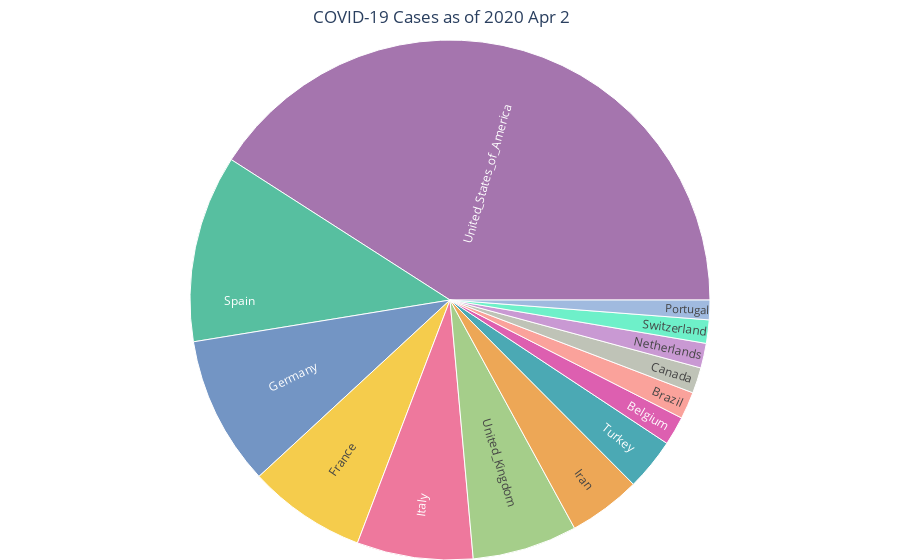

The notebook cell saved with this chart:
### Code cell
import plotly.express as px
from plotly.subplots import make_subplots

fig = make_subplots(rows=1, cols=2)

fig=(px.sunburst(df, path=['countriesAndTerritories'], values='cases', color_discrete_sequence=px.colors.qualitative.Bold))
fig.update_traces(insidetextorientation='radial')
fig.update_traces(customdata=df['casePercent'],hovertemplate="<b>%{label} </b> <br> # of Cases: %{value}<br> Percentage of total: %{customdata:.2f}%")
fig.update_layout(title={
        'text': "COVID-19 Cases as of 2020 Apr 2",
        'y':0.98,
        'x':0.49,
        'xanchor': 'center',
        'yanchor': 'top'})
fig.update_layout(margin = dict(t=40, l=0, r=0, b=0))
fig.show(renderer='plotly_mimetype')

### Figure 1 — Plotly figure (JSON) as saved in the notebook; plotly's stock layout.template omitted (floating-point values rounded to 4 significant figures)
{"data": [{"branchvalues": "total", "customdata": [1.542, 1.451, 1.373, 6.303, 7.982, 3.873, 6.2, 1.321, 1.048, 10.01, 1.247, 2.785, 5.606, 35.14], "domain": {"x": [0, 1], "y": [0, 1]}, "hoverlabel": {"namelength": 0}, "hovertemplate": "<b>%{label} </b> <br> # of Cases: %{value}<br> Percentage of total: %{customdata:.2f}%", "ids": ["Belgium", "Brazil", "Canada", "France", "Germany", "Iran", "Italy", "Netherlands", "Portugal", "Spain", "Switzerland", "Turkey", "United_Kingdom", "United_States_of_America"], "insidetextorientation": "radial", "labels": ["Belgium", "Brazil", "Canada", "France", "Germany", "Iran", "Italy", "Netherlands", "Portugal", "Spain", "Switzerland", "Turkey", "United_Kingdom", "United_States_of_America"], "name": "", "parents": ["", "", "", "", "", "", "", "", "", "", "", "", "", ""], "type": "sunburst", "values": [1189, 1119, 1059, 4861, 6156, 2987, 4782, 1019, 808, 7719, 962, 2148, 4324, 27103]}], "layout": {"autosize": true, "legend": {"tracegroupgap": 0}, "margin": {"b": 0, "l": 0, "r": 0, "t": 40}, "sunburstcolorway": ["rgb(127, 60, 141)", "rgb(17, 165, 121)", "rgb(57, 105, 172)", "rgb(242, 183, 1)", "rgb(231, 63, 116)", "rgb(128, 186, 90)", "rgb(230, 131, 16)", "rgb(0, 134, 149)", "rgb(207, 28, 144)", "rgb(249, 123, 114)", "rgb(165, 170, 153)"], "title": {"text": "COVID-19 Cases as of 2020 Apr 2", "x": 0.49, "xanchor": "center", "y": 0.98, "yanchor": "top"}}}
